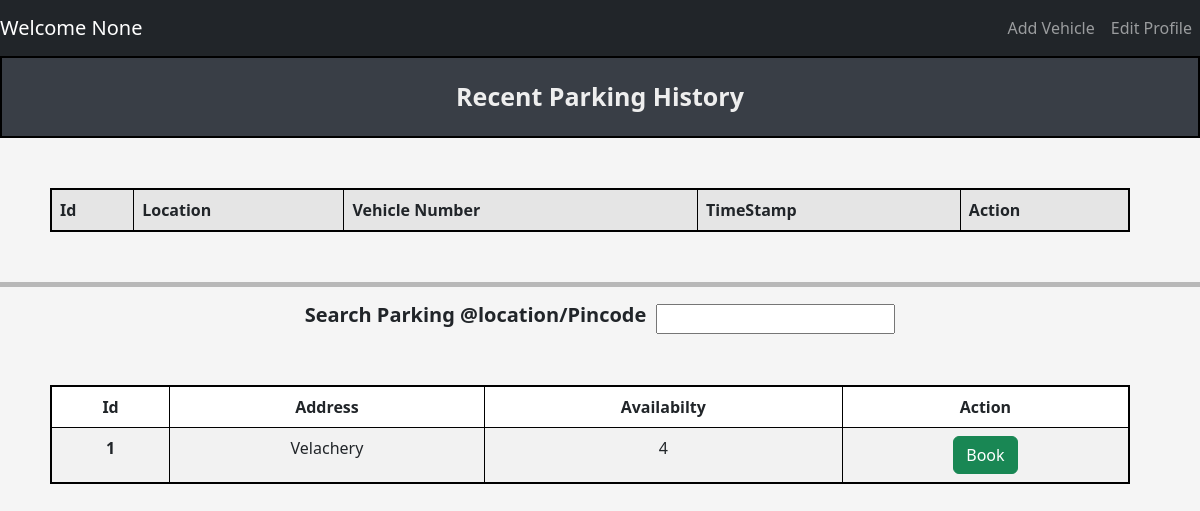
/user/dashboard, run on an earlier commit of the app's database.
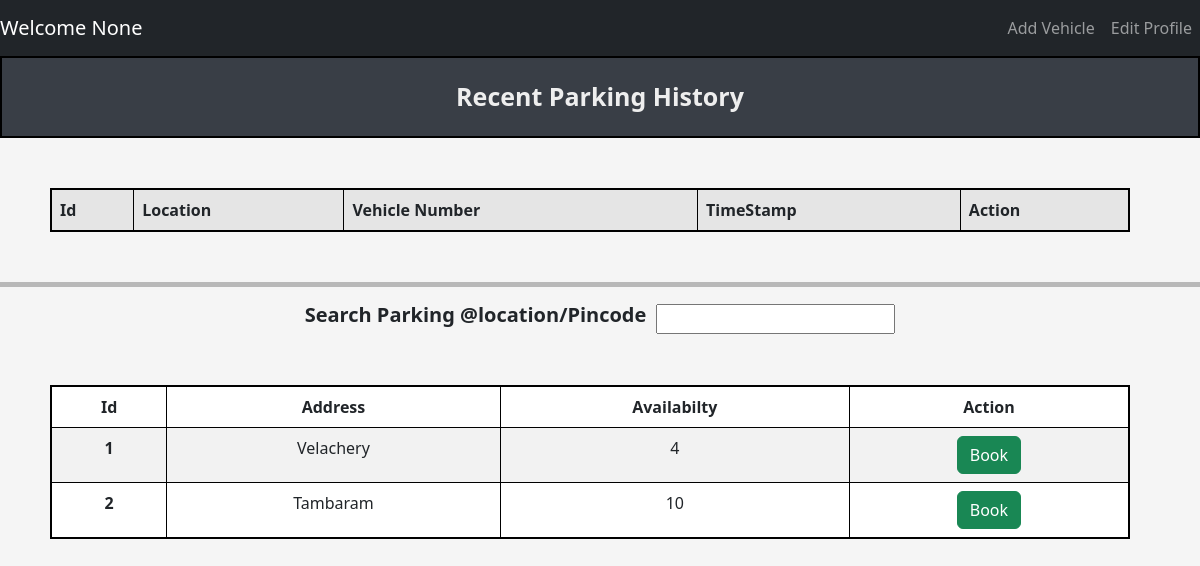
And on a later commit of the database.
### tables this page shows
CREATE TABLE ParkingLot (
            lot_id INTEGER PRIMARY KEY AUTOINCREMENT,
            location_name TEXT NOT NULL,
            address TEXT NOT NULL,
            pincode TEXT NOT NULL,
            price INTEGER NOT NULL, 
            maxSpots INTEGER NOT NULL
        );

### controllers/user_controller.py (the view)
@user.route("/user/dashboard",methods = ['GET','POST'])
def dashboard():
    availability_data = get_availability_data()
    print(availability_data)
    return render_template("dashboard/user_dashboard.html",availability_data=availability_data)

### models/parking_lot.py (called while the page is built)
def get_availability_data():
    connection = sqlite3.connect(DATABASE_PARKING)
    cur = connection.cursor()
    cur.execute(
            '''
                select
                pl.lot_id,
                pl.address,
                Count(Case WHEN ps.status = 'A' THEN 1 END) As availabilty
                from ParkingLot PL
                Left Join
                ParkingSpots PS ON PL.lot_id = PS.lot_id
                Group By
                PL.lot_id,PL.address
            '''
            )
    result = cur.fetchall()
    connection.commit()
    connection.close()
    return result

### templates/dashboard/user_dashboard.html (shortened to what this page needs)
{% extends "navbar.html" %}
{% block content %}
    <div class="title"> Recent Parking History </div>
        <table class="table table-striped table-active table-responsive table-css table-bordered ">
                <thead>
                    <tr>
                    <th scope="col">Id</th>
                    <th scope="col">Location</th>
                    <th scope="col">Vehicle Number</th>
                    <th scope="col">TimeStamp</th>
                    <th scope="col">Action</th>
                    </tr>
                </thead>
        </table>
        <hr style="height: 5px; background-color: black; border: none;">
        <div class="center-wrapper">
            <div class = "search_location">
                <span>
                    <h5><b>Search Parking @location/Pincode</b></h5>
                    <input type="search">
                </span>
            </div>
        </div>
        <table style="text-align: center;" class="table table-striped table-css table-bordered ">
                <thead>
                    <tr>
                        <th scope="col">Id</th>
                        <th scope="col">Address</th>
                        <th scope="col">Availabilty</th>
                        <th scope="col">Action</th>
                    </tr>
                </thead>
                <tbody>
                    {% for lot in availability_data %}
                        <tr>
                            <th scope="row">{{ lot[0] }}</th>
                            <td>{{ lot[1] }}</td>
                            <td>{{ lot[2] }}</td>
                            <td>
                                <form method="post" action="{{ url_for ('user.bookSpot') }}">
                                    <button type="button" class="btn btn-success"> Book </button>
                                </form>
                        </tr>
                    {% endfor %}
                </tbody>
            </table>
{% endblock %}

### templates/navbar.html (shortened to what this page needs)
<!DOCTYPE html>
<html lang="en">
  <head>
    <link href="https://cdn.jsdelivr.net/npm/bootstrap@5.3.0/dist/css/bootstrap.min.css" rel="stylesheet">
    <link rel="stylesheet" href="{{ url_for('static', filename='css/style.css') }}">
</head>
<body>
  <nav class="navbar navbar-expand-lg navbar-dark bg-dark">
  <a class="navbar-brand" href="#">
    Welcome
    {{ session.get('name') }}</a>
  <div
  style= "justify-content: right;"
  class="collapse navbar-collapse" id="navbarSupportedContent">
    <ul class="navbar-nav mr-auto">
      <li class="nav-item active">
        <a class="nav-link" href="{{ url_for('user.addVehicle') }}"> Add Vehicle </a>
      </li>
      <li class="nav-item active">
        <a class="nav-link" href="#">Edit Profile</a>
      </li>
    </ul>
  </div>
</nav>
  {% block content %} {% endblock %}
</body>
</html>

### static/css/style.css (style rules this page uses)
body { background-color: #f5f5f5; justify-content: center; }
.title { background-color: #393E46; border: 2px solid black; text-align: center; padding: 20px; font-weight: bold; font-size: 25px; margin-bottom: 20px; color: #EEEEEE; }
.table-css { margin: 50px; justify-content: center; width: 90vw; border: 2px solid black; }
.search_location span { display: flex; align-items: center; gap: 10px; }
.center-wrapper { display: flex; justify-content: center; align-items: center; }

What changed in the data, as far as the page shows it:
added ParkingLot: lot_id "2", address "Tambaram", maxSpots "10"
